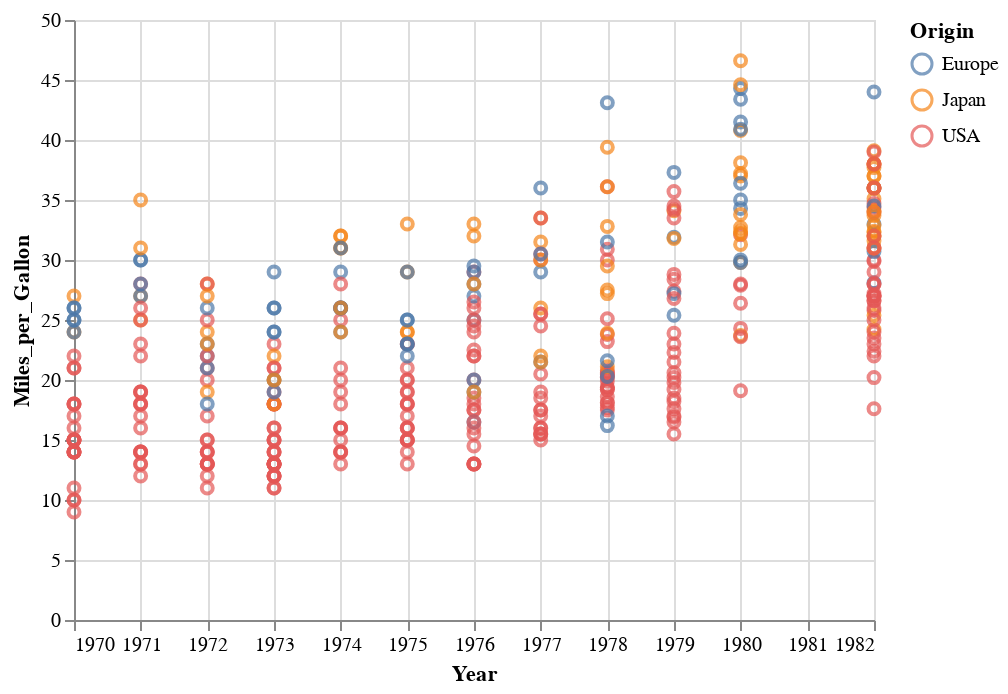

Notebook source saved alongside this figure:
### Markdown cell above
Puedes agregar tantas codificaciones como quieras, con cada codificación asociada a una columna de los datos.
Por ejemplo, aquí vamos a usar *Origin* para asignarle un color a los puntos, y graficamos *Miles_per_gallon* vs *Year*:

### Code cell
alt.Chart(cars).mark_point().encode(
    color='Origin',
    y='Miles_per_Gallon',
    x='Year'
)

### Figure 1 — Vega-Lite specification as saved in the notebook (floating-point values rounded to 4 significant figures; data arrays with more than 128 entries replaced by an {"elided": "..."} marker saying what was removed)
{"$schema": "https://vega.github.io/schema/vega-lite/v2.6.0.json", "config": {"view": {"height": 300, "width": 400}}, "data": {"name": "data-f02450ab61490a1363517a0190416235"}, "datasets": {"data-f02450ab61490a1363517a0190416235": {"elided": "406 records"}}, "encoding": {"color": {"field": "Origin", "type": "nominal"}, "x": {"field": "Year", "type": "temporal"}, "y": {"field": "Miles_per_Gallon", "type": "quantitative"}}, "mark": "point"}
